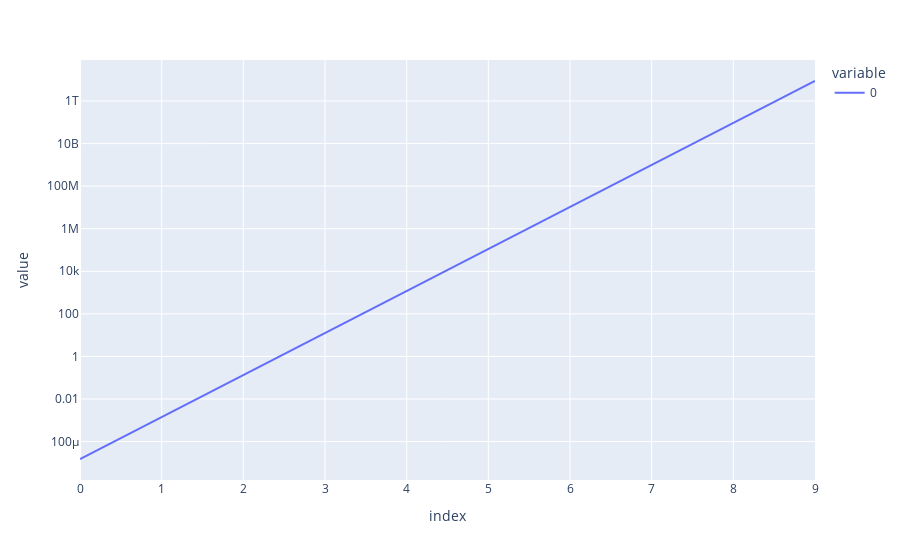

Notebook cell for this chart:
### Code cell
px.line(u*m,log_y=True)

### Figure 1 — Plotly figure (JSON) as saved in the notebook; plotly's stock layout.template omitted (floating-point values rounded to 4 significant figures)
{"data": [{"hovertemplate": "variable=0<br>index=%{x}<br>value=%{y}<extra></extra>", "legendgroup": "0", "line": {"color": "#636efa", "dash": "solid"}, "marker": {"symbol": "circle"}, "mode": "lines", "name": "0", "orientation": "v", "showlegend": true, "type": "scatter", "x": [0, 1, 2, 3, 4, 5, 6, 7, 8, 9], "xaxis": "x", "y": [1.511e-05, 0.001435, 0.1349, 12.68, 1192.0, 112100.0, 10530000.0, 990100000.0, 93070000000.0, 8749000000000.0], "yaxis": "y"}], "layout": {"legend": {"title": {"text": "variable"}, "tracegroupgap": 0}, "margin": {"t": 60}, "xaxis": {"anchor": "y", "domain": [0, 1], "title": {"text": "index"}}, "yaxis": {"anchor": "x", "domain": [0, 1], "title": {"text": "value"}, "type": "log"}}}
